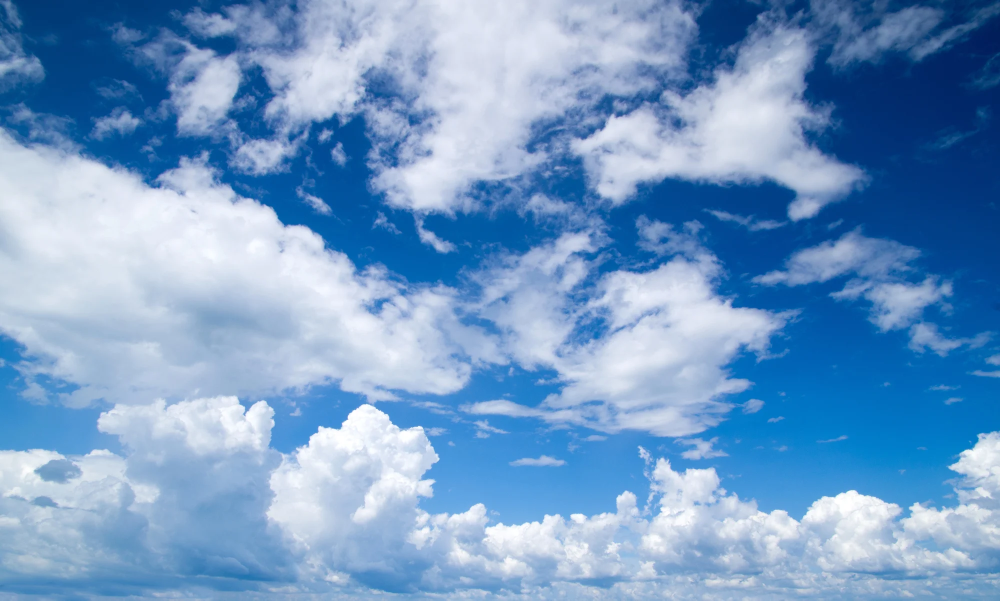
#> input picture helper programs/sky.jpg, 2000 x 1201 px (shown at 1/2 size)
$ python deskclock.py
#> lines starting #> are read from the running program, lines starting #| are printed output that depends on the picture
#importing libraries
import cv2 as cv
import numpy as np
from time import *

t = ctime(time())
t = t.split()
img = np.zeros((400,400,3))

def day(d):
    d = d.lower()
    if d=='sun':
        return 'Sunday'
    elif d=='mon':
        return 'Monday'
    elif d=='tue':
        return 'Tuesday'
    elif d=='wed':
        return 'Wednesday'
    elif d=='thu':
        return 'Thursday'
    elif d=='fri':
        return 'Friday'
    elif d=='sat':
        return 'Saturday'

t1 = time()
while True:
    if time()-t1>5:
        break
    t = ctime(time())
    t = t.split()
    img = cv.imread("sky.jpg")
#> img is the input picture: shape (1201, 2000, 3); mean B, G, R 198.5, 155.8, 115.5
    img = cv.resize(img,(400,300))
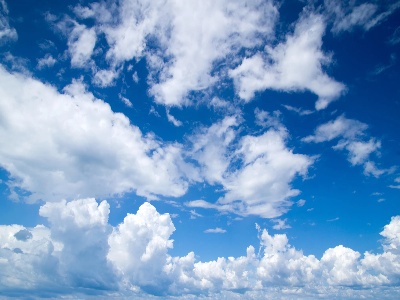
#> img: shape (300, 400, 3); mean B, G, R 198.4, 155.7, 115.4
    img = cv.putText(img,str(t[3]),(50,150),cv.FONT_HERSHEY_SIMPLEX,2,(0,0,0),5,cv.LINE_AA)
    img = cv.putText(img,str(t[1])+"  "+str(t[2])+"  "+str(t[4]),(70,50),cv.FONT_HERSHEY_SIMPLEX,1,(0,0,0),3,cv.LINE_AA)
    d = day(t[0])
    img = cv.putText(img,d,(135,200),cv.FONT_HERSHEY_SIMPLEX,1,(0,0,0),3,cv.LINE_AA)
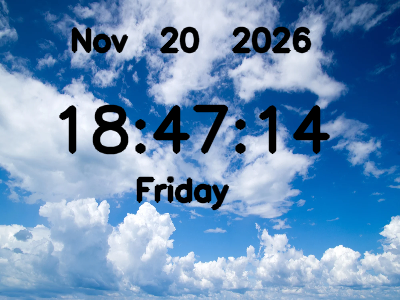
#> img: shape (300, 400, 3); mean B, G, R 184.9, 145.1, 107.2

    cv.imshow('DeskClock',img)
    cv.waitKey(1)
cv.destroyAllWindows()
